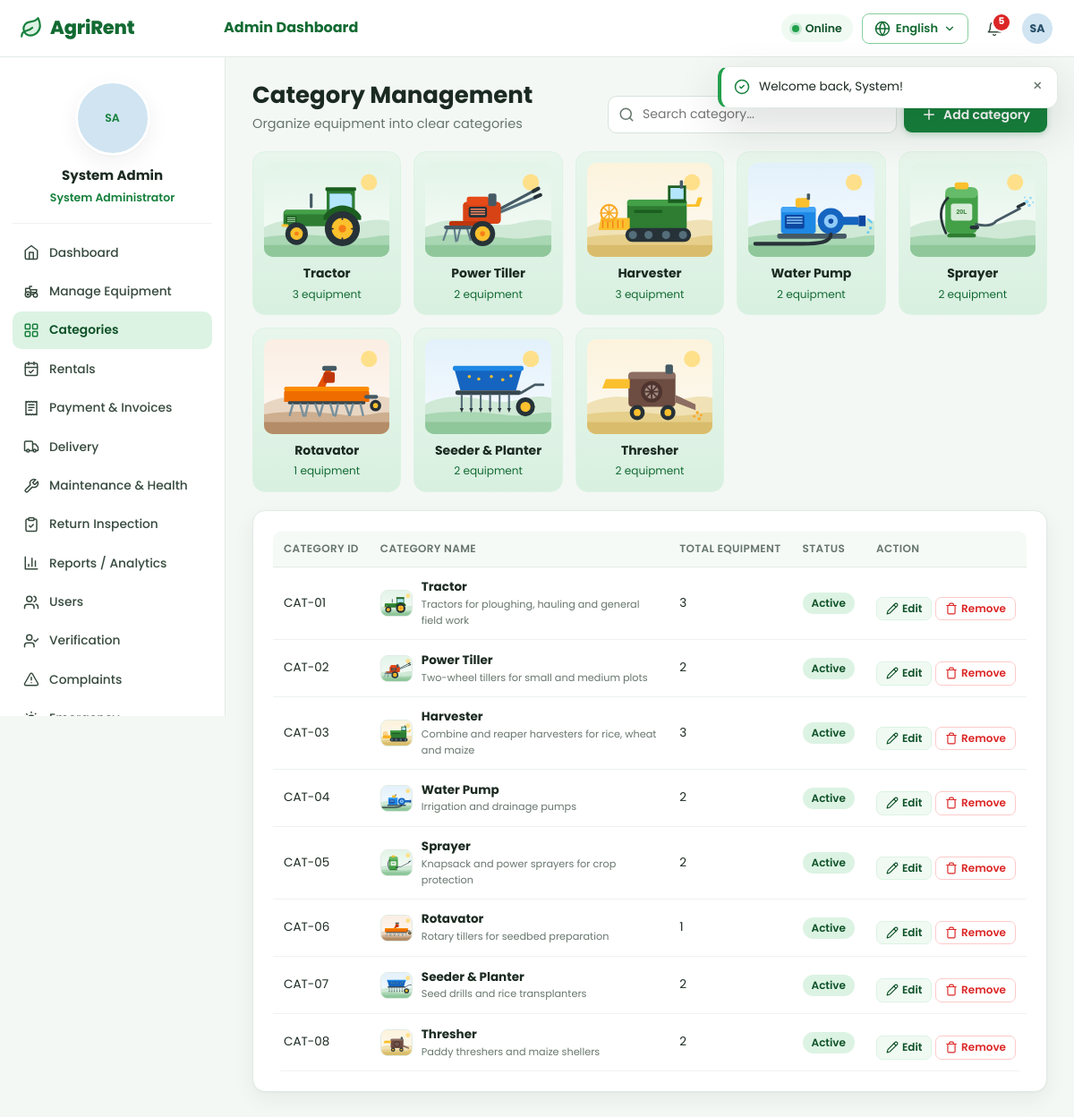
The page /index.php?r=category/index (signed in) on the database its author committed.
### tables this page shows
CREATE TABLE `users` (
  `id` INT UNSIGNED NOT NULL AUTO_INCREMENT,
  `name` VARCHAR(100) NOT NULL,
  `email` VARCHAR(160) NOT NULL,
  `phone` VARCHAR(30) NOT NULL DEFAULT '',
  `address` VARCHAR(255) NOT NULL DEFAULT '',
  `password` VARCHAR(255) NOT NULL,
  `role` ENUM('farmer','employee','admin') NOT NULL,
   
  `status` ENUM('inactive','active','suspended','deleted') NOT NULL DEFAULT 'inactive',
  `email_verified_at` DATETIME DEFAULT NULL,
   
  `verification_status` ENUM('pending','approved','rejected') NOT NULL DEFAULT 'pending',
  `verification_note` VARCHAR(255) DEFAULT NULL,
  `verification_document` VARCHAR(255) DEFAULT NULL,
  `verified_by` INT UNSIGNED DEFAULT NULL,
  `verified_at` DATETIME DEFAULT NULL,
  `employee_code` VARCHAR(30) DEFAULT NULL,
  `profile_photo` VARCHAR(255) DEFAULT NULL,
  `language` ENUM('en','bn') NOT NULL DEFAULT 'en',
  `two_factor_enabled` TINYINT(1) NOT NULL DEFAULT 0,
  `google_id` VARCHAR(64) DEFAULT NULL,
  `failed_attempts` INT UNSIGNED NOT NULL DEFAULT 0,
  `locked_until` DATETIME DEFAULT NULL,
  `last_login_at` DATETIME DEFAULT NULL,
  `last_login_ip` VARCHAR(45) DEFAULT NULL,
  `last_login_agent` VARCHAR(255) DEFAULT NULL,
  `remember_selector` CHAR(24) DEFAULT NULL,
  `remember_hash` CHAR(64) DEFAULT NULL,
  `remember_expires` DATETIME DEFAULT NULL,
  `deleted_at` DATETIME DEFAULT NULL,
  `created_at` DATETIME NOT NULL DEFAULT CURRENT_TIMESTAMP,
  `updated_at` DATETIME NOT NULL DEFAULT CURRENT_TIMESTAMP ON UPDATE CURRENT_TIMESTAMP,
  PRIMARY KEY (`id`),
  UNIQUE KEY `uq_users_email` (`email`),
  UNIQUE KEY `uq_users_google` (`google_id`),
  UNIQUE KEY `uq_users_remember` (`remember_selector`),
  KEY `idx_users_role_status` (`role`,`status`,`verification_status`)
);

CREATE TABLE `categories` (
  `id` INT UNSIGNED NOT NULL AUTO_INCREMENT,
  `name` VARCHAR(80) NOT NULL,
  `description` VARCHAR(255) DEFAULT NULL,
  `icon` VARCHAR(40) NOT NULL DEFAULT 'tractor',
  `status` ENUM('active','inactive') NOT NULL DEFAULT 'active',
  `created_at` DATETIME NOT NULL DEFAULT CURRENT_TIMESTAMP,
  PRIMARY KEY (`id`),
  UNIQUE KEY `uq_categories_name` (`name`)
);

### app/views/category/_table.php (the view, shortened to what the rows shown need)
<div class="table-wrap">
    <table class="table">
        <thead><tr><th><?= e(t('Category ID')) ?></th><th><?= e(t('Category name')) ?></th><th><?= e(t('Total equipment')) ?></th><th><?= e(t('Status')) ?></th><th><?= e(t('Action')) ?></th></tr></thead>
        <tbody>
        <?php foreach ($rows as $c): ?>
            <tr data-row="cat-<?= (int)$c['id'] ?>">
                <td>CAT-<?= str_pad((string)$c['id'], 2, '0', STR_PAD_LEFT) ?></td>
                <td><div class="cell-media"><img class="thumb sm" src="assets/img/equipment/<?= e($c['icon']) ?>.svg" alt=""><div><strong><?= e(t($c['name'])) ?></strong><small class="block muted"><?= e($c['description'] ?? '') ?></small></div></div></td>
                <td><?= (int)$c['equipment_count'] ?></td>
                <td><?= badge($c['status']) ?></td>
                <td class="nowrap">
                    <button class="btn btn-light btn-xs" type="button" data-modal-open="#categoryModal" data-category-edit='<?= e(json_encode(['id' => (int)$c['id'], 'name' => $c['name'], 'description' => $c['description'], 'icon' => $c['icon'], 'status' => $c['status']])) ?>'><?= icon('edit', 'icon-xs') ?><?= e(t('Edit')) ?></button>
                    <form class="inline" method="post" action="<?= e(url('category/destroy')) ?>" data-ajax data-confirm="<?= e(t('Delete the category :name?', ['name' => $c['name']])) ?>" data-remove-row="cat-<?= (int)$c['id'] ?>">
                        <button class="btn btn-danger-soft btn-xs" type="submit"><?= icon('trash', 'icon-xs') ?><?= e(t('Remove')) ?></button>
                    </form>
                </td>
            </tr>
        <?php endforeach; ?>
        </tbody>
    </table>
</div>

### app/views/category/index.php (shortened to what the rows shown need)
<div class="page-head">
    <div><h1><?= e(t('Category Management')) ?></h1><p class="muted"><?= e(t('Organize equipment into clear categories')) ?></p></div>
        <?= icon('search') ?><?= e(t('Search category...')) ?>
</div>
<div class="category-cards">
    <?php foreach ($rows as $c): ?>
        <article class="cat-card <?= $c['status'] === 'inactive' ? 'is-inactive' : '' ?>">
            <img src="assets/img/equipment/<?= e($c['icon']) ?>.svg" alt="">
            <strong><?= e(t($c['name'])) ?></strong>
            <small><?= (int)$c['equipment_count'] ?> <?= e(t('equipment')) ?></small>
        </article>
    <?php endforeach; ?>
</div>
<section class="card">
    <div id="catTable"><?php include __DIR__ . '/_table.php'; ?></div>
</section>

### app/helpers.php (shortened to what the rows shown need)
<?php
function config(string $key, $default = null)
{
    $value = $GLOBALS['__config'];
    foreach (explode('.', $key) as $part) {
        $value = $value[$part];
    }
    return $value;
}
function url(string $route = '', array $params = []): string
{
    $query = $route !== '' ? 'r=' . $route : '';
    if ($params) {
        $query .= ($query !== '' ? '&' : '') . http_build_query($params);
    }
    return 'index.php' . ($query !== '' ? '?' . $query : '');
}
function e($value): string
{
    return htmlspecialchars((string)$value, ENT_QUOTES | ENT_SUBSTITUTE, 'UTF-8');
}
function t(string $key, array $params = []): string
{
    return Lang::translate($key, $params);
}
function icon(string $name, string $class = ''): string
{
    return Icon::svg($name, $class);
}
function status_meta(string $status): array
{
    static $map = [
        'pending' => ['Pending', 'amber'], 'confirmed' => ['Confirmed', 'blue'], 'delivered' => ['Delivered', 'green'],
        'returned' => ['Returned', 'purple'], 'completed' => ['Completed', 'green'], 'cancelled' => ['Cancelled', 'red'],
        'rejected' => ['Rejected', 'red'], 'active_rental' => ['Active', 'green'],
        'paid' => ['Paid', 'green'], 'failed' => ['Failed', 'red'], 'refunded' => ['Refunded', 'gray'],
        'unpaid' => ['Unpaid', 'amber'], 'partial' => ['Partially Paid', 'amber'],
        'assigned' => ['Assigned', 'blue'], 'in_progress' => ['In Progress', 'blue'],
        'available' => ['Available', 'green'], 'unavailable' => ['Not Available', 'red'], 'maintenance' => ['Maintenance', 'amber'],
        'inactive' => ['Inactive', 'gray'], 'good' => ['Good', 'green'], 'needs_maintenance' => ['Needs Maintenance', 'red'],
        'under_maintenance' => ['Under Maintenance', 'amber'], 'unknown' => ['Data Missing', 'gray'],
        'scheduled' => ['Scheduled', 'blue'], 'open' => ['Open', 'red'], 'resolved' => ['Resolved', 'green'],
        'in_review' => ['In Review', 'blue'], 'closed' => ['Closed', 'gray'],
        'low' => ['Low', 'green'], 'medium' => ['Medium', 'amber'], 'high' => ['High', 'red'],
        'active' => ['Active', 'green'], 'suspended' => ['Suspended', 'red'], 'deleted' => ['Deleted', 'gray'],
        'approved' => ['Approved', 'green'], 'verified' => ['Verified', 'green'], 'unverified' => ['Unverified', 'amber'],
        'damaged' => ['Damaged', 'red'], 'needs_service' => ['Needs Service', 'amber'],
        'normal' => ['Normal Season', 'gray'], 'harvest' => ['Harvest Season', 'amber'], 'off_season' => ['Off-season', 'blue'],
    ];
    $meta = $map[$status] ?? [ucwords(str_replace('_', ' ', $status)), 'gray'];
    return [t($meta[0]), $meta[1]];
}
function badge(?string $status, ?string $label = null): string
{
    $status = (string)$status;
    [$text, $color] = status_meta($status);
    return '<span class="badge badge-' . $color . '" data-status="' . e($status) . '">' . e($label ?? $text) . '</span>';
}
function initials(?string $name): string
{
    $parts = preg_split('/\s+/', trim((string)$name)) ?: [];
    $letters = '';
    foreach (array_slice($parts, 0, 2) as $part) {
        $letters .= mb_strtoupper(mb_substr($part, 0, 1));
    }
    return $letters ?: 'U';
}
function avatar(?array $user, string $size = ''): string
{
    $class = 'avatar' . ($size ? ' avatar-' . $size : '');
    $hue = crc32((string)($user['name'] ?? 'user')) % 360;
    return '<span class="' . $class . ' avatar-initials" style="--hue:' . $hue . '">' . e(initials($user['name'] ?? '')) . '</span>';
}

### app/services/Icon.php (shortened to what the rows shown need)
<?php
final class Icon
{
    public static function svg(string $name, string $class = ''): string
    {
        $paths = self::PATHS[$name] ?? self::PATHS['info'];
        return '<svg class="icon ' . $class . '" viewBox="0 0 24 24" fill="none" stroke="currentColor" stroke-width="2" stroke-linecap="round" stroke-linejoin="round" aria-hidden="true">' . $paths . '</svg>';
    }
}

### app/views/layouts/app.php (shortened to what the rows shown need)
<?php
$me = Auth::user();
$current = Router::current();
?>
<!doctype html>
<html lang="<?= Lang::get() ?>" data-lang="<?= Lang::get() ?>">
<head><?php include __DIR__ . '/_head.php'; ?></head>
<body class="app role-<?= e($me['role']) ?>" data-route="<?= e($current) ?>">
<header class="topbar">
    <a class="brand" href="<?= e(url('dashboard/index')) ?>"><?= icon('leaf') ?><span><?= e(setting('platform_name', 'AgriRent')) ?></span></a>
    <div class="topbar-title"><?= $me['role'] !== 'farmer' ? e(t(ucfirst($me['role']) . ' Dashboard')) : '' ?></div>
    <div class="topbar-actions">
        <div class="net-status" id="netStatus" title="<?= e(t('Connection & offline sync status')) ?>">
        </div>
        <?php include __DIR__ . '/_lang.php'; ?>
        <div class="dropdown notif-dropdown">
        </div>
        <div class="dropdown">
            <button class="user-chip" type="button" data-dropdown aria-label="<?= e(t('Account menu')) ?>"><?= avatar($me, 'sm') ?></button>
        </div>
    </div>
</header>
<aside class="sidebar" aria-label="<?= e(t('Sidebar')) ?>">
    <div class="sidebar-profile">
        <?= avatar($me, 'xl') ?>
        <strong><?= e($me['name']) ?></strong>
        <span><?= e($me['role'] === 'admin' ? t('System Administrator') : role_label($me['role'])) ?></span>
    </div>
</aside>
<main id="main" class="main">
    <?= $content ?>
</main>
</body>
</html>

### rows shown on the page
users: role "Admin Dashboard", name "SA SA", name "System Admin", role "System Administrator"
categories: icon (picture), name "Tractor", equipment_count "3", id "01", description "Tractors for ploughing, hauling and general field work"
categories: icon (picture), name "Power Tiller", equipment_count "2", id "02", description "Two-wheel tillers for small and medium plots"
categories: icon (picture), name "Harvester", equipment_count "3", id "03", description "Combine and reaper harvesters for rice, wheat and maize"
categories: icon (picture), name "Water Pump", equipment_count "2", id "04", description "Irrigation and drainage pumps"
categories: icon (picture), name "Sprayer", equipment_count "2", id "05", description "Knapsack and power sprayers for crop protection"
categories: icon (picture), name "Rotavator", equipment_count "1", id "06", description "Rotary tillers for seedbed preparation"
categories: icon (picture), name "Seeder & Planter", equipment_count "2", id "07", description "Seed drills and rice transplanters"
categories: icon (picture), name "Thresher", equipment_count "2", id "08", description "Paddy threshers and maize shellers"

### other values the page prints
setting('platform_name', 'AgriRent') "AgriRent"
$unread "5"
t($label) "Dashboard"
t($label) "Manage Equipment"
t($label) "Categories"
t($label) "Rentals"
t($label) "Payment & Invoices"
t($label) "Delivery"
t($label) "Maintenance & Health"
t($label) "Return Inspection"
t($label) "Reports / Analytics"
t($label) "Users"
t($label) "Verification"
t($label) "Complaints"
t('Category Management') "Category Management"
